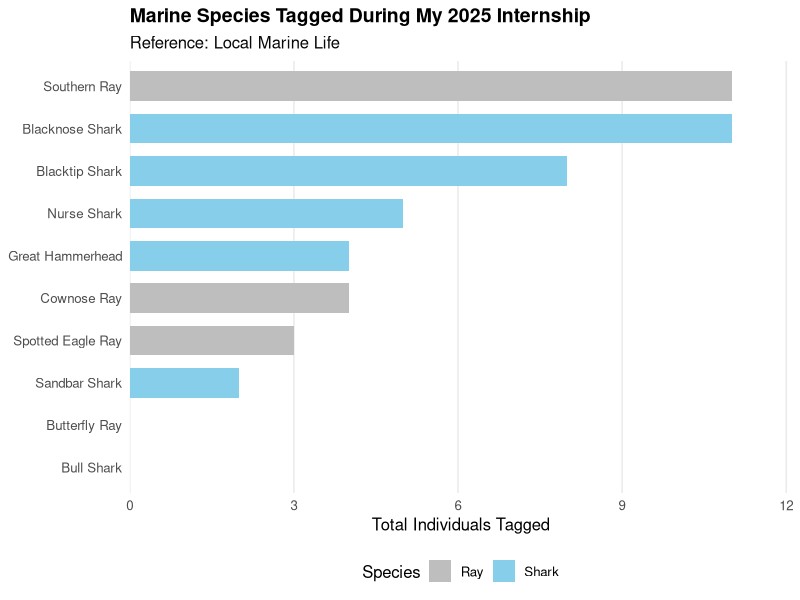
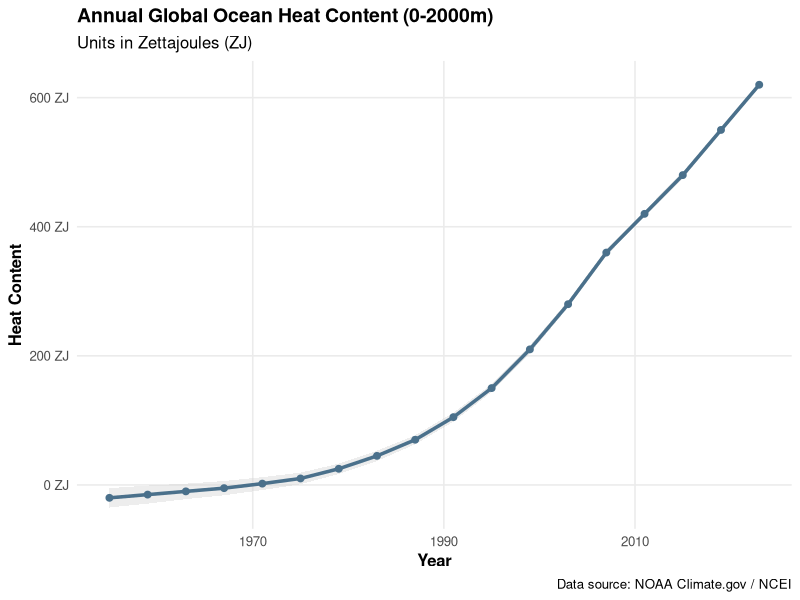
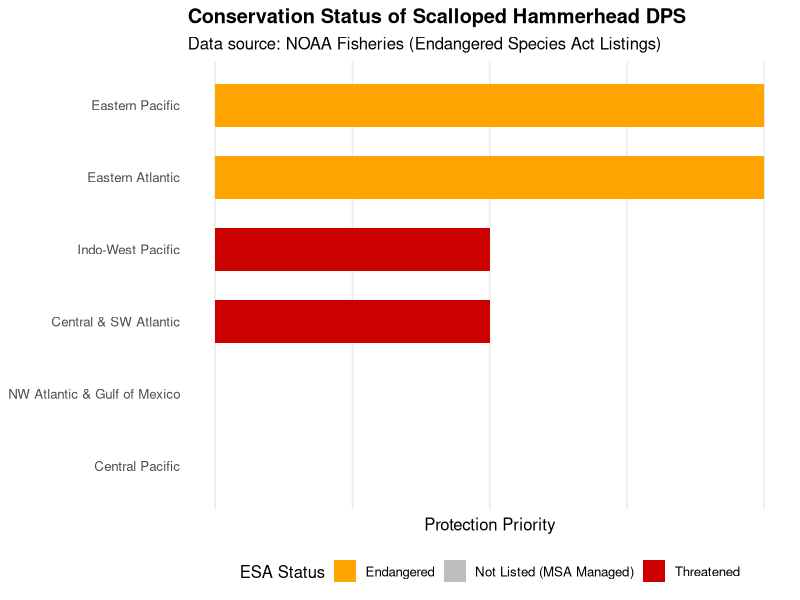
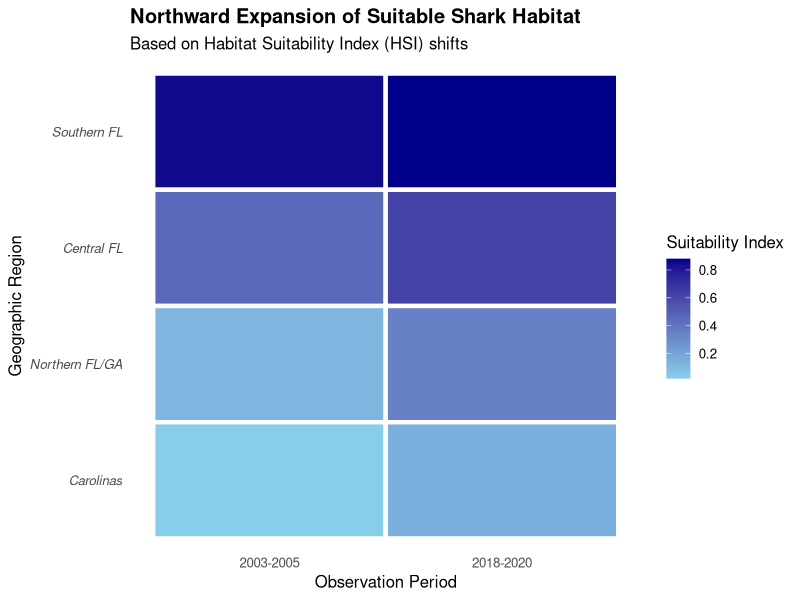

Here is the R script that generated these plots, in order:
## ---- chunk 1
library(ggplot2)
library(dplyr)

wqp_data <- data.frame(
  type = c(rep("Shark", 6), rep("Ray", 4)),
  species = c("Bull Shark", "Sandbar Shark", "Nurse Shark", 
              "Blacktip Shark", "Blacknose Shark", "Great Hammerhead",
              "Cownose Ray", "Spotted Eagle Ray", "Southern Ray", "Butterfly Ray"),
  count = c(0, 2, 5, 8, 11, 4, 4, 3, 11, 0)
)

print(wqp_data)

ggplot(wqp_data, aes(x = reorder(species, count), y = count, fill = type)) +
  geom_bar(stat = "identity", width = 0.7) +
  coord_flip() +
  scale_y_continuous(expand = expansion(mult = c(0, 0.1))) +
  scale_fill_manual(values = c("Shark" = "skyblue", "Ray" = "grey")) +
  labs(
    title = "Marine Species Tagged During My 2025 Internship",
    subtitle = "Reference: Local Marine Life",
    x = NULL,
    y = "Total Individuals Tagged",
    fill = "Species"
  ) +
  theme_minimal(base_size = 12) +
  theme(
    plot.title = element_text(face = "bold", size = 14),
    plot.subtitle = element_text(color = "gray3"),
    panel.grid.minor = element_blank(),
    panel.grid.major.y = element_blank(),
    legend.position = "bottom"
  )
## ---- chunk 2
library(ggplot2)
library(dplyr)

wqp_data <- data.frame(
  year = seq(1955, 2023, by = 4),
  ohc_change = c(-20, -15, -10, -5, 2, 10, 25, 45, 70, 105, 150, 210, 280, 360, 420, 480, 550, 620),
  uncertainty = c(15, 14, 12, 11, 10, 9, 8, 8, 7, 7, 6, 6, 5, 5, 5, 5, 4, 4)
)

ggplot(wqp_data, aes(x = year, y = ohc_change)) +
  geom_ribbon(aes(ymin = ohc_change - uncertainty, ymax = ohc_change + uncertainty), 
              fill = "lightgrey", alpha = 0.4) +
  geom_line(color = "skyblue4", linewidth = 1.2) +
  geom_point(color = "skyblue4", size = 2) +
  scale_y_continuous(labels = function(x) paste0(x, " ZJ")) +
  labs(
    title = "Annual Global Ocean Heat Content (0-2000m)",
    subtitle = "Units in Zettajoules (ZJ)",
    caption = "Data source: NOAA Climate.gov / NCEI",
    x = "Year",
    y = "Heat Content"
  ) +
  theme_minimal(base_size = 12) +
  theme(
    plot.title = element_text(face = "bold", size = 14),
    panel.grid.minor = element_blank(),
    axis.title = element_text(face = "bold")
  )

## ---- chunk 3

wqp_data <- data.frame(
  dps = c("Eastern Pacific", "Eastern Atlantic", "Central & SW Atlantic", 
          "Indo-West Pacific", "NW Atlantic & Gulf of Mexico", "Central Pacific"),
  status = c("Endangered", "Endangered", "Threatened", 
             "Threatened", "Not Listed (MSA Managed)", "Not Listed (MSA Managed)"),
  level = c(2, 2, 1, 1, 0, 0)
)

ggplot(wqp_data, aes(x = reorder(dps, level), y = level, fill = status)) +
  geom_bar(stat = "identity", width = 0.6) +
  coord_flip() +
  scale_fill_manual(values = c(
    "Endangered" = "orange", 
    "Threatened" = "red3", 
    "Not Listed (MSA Managed)" = "grey"
  )) +
  labs(
    title = "Conservation Status of Scalloped Hammerhead DPS",
    subtitle = "Data source: NOAA Fisheries (Endangered Species Act Listings)",
    x = NULL,
    y = "Protection Priority",
    fill = "ESA Status"
  ) +
  theme_minimal(base_size = 12) +
  theme(
    plot.title = element_text(face = "bold"),
    panel.grid.minor = element_blank(),
    panel.grid.major.y = element_blank(),
    axis.text.x = element_blank(),
    legend.position = "bottom"
  )
## ---- chunk 4
library(ggplot2)
library(dplyr)
library(tidyr)

wqp_data <- data.frame(
  region = c("Southern FL", "Central FL", "Northern FL/GA", "Carolinas"),
  early_period = c(0.85, 0.45, 0.12, 0.02),
  recent_period = c(0.88, 0.62, 0.35, 0.15)
)

wqp_long <- pivot_longer(
  wqp_data, 
  cols = ends_with("period"), 
  names_to = "timeframe", 
  values_to = "suitability"
)

wqp_long$region <- factor(wqp_long$region, levels = c("Carolinas", "Northern FL/GA", "Central FL", "Southern FL"))

ggplot(wqp_long, aes(x = timeframe, y = region, fill = suitability)) +
  geom_tile(color = "white", lwd = 1.5) +
  scale_fill_gradient(low = "skyblue", high = "blue4") +
  scale_x_discrete(labels = c("early_period" = "2003-2005", "recent_period" = "2018-2020")) +
  labs(
    title = "Northward Expansion of Suitable Shark Habitat",
    subtitle = "Based on Habitat Suitability Index (HSI) shifts",
    x = "Observation Period",
    y = "Geographic Region",
    fill = "Suitability Index"
  ) +
  theme_minimal(base_size = 12) +
  theme(
    plot.title = element_text(face = "bold"),
    axis.text.y = element_text(face = "italic"),
    panel.grid = element_blank()
  )
